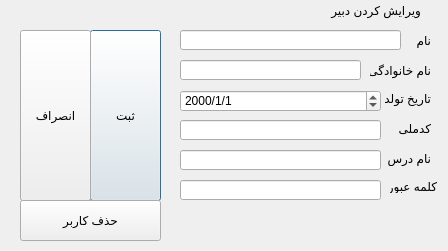
<?xml version="1.0" encoding="UTF-8"?>
<ui version="4.0">
 <class>Dialog</class>
 <widget class="QDialog" name="Dialog">
  <property name="geometry">
   <rect>
    <x>0</x>
    <y>0</y>
    <width>448</width>
    <height>251</height>
   </rect>
  </property>
  <property name="windowTitle">
   <string>Dialog</string>
  </property>
  <widget class="QLabel" name="label_4">
   <property name="geometry">
    <rect>
     <x>380</x>
     <y>150</y>
     <width>51</width>
     <height>16</height>
    </rect>
   </property>
   <property name="text">
    <string>نام درس</string>
   </property>
  </widget>
  <widget class="QLabel" name="label_6">
   <property name="geometry">
    <rect>
     <x>380</x>
     <y>90</y>
     <width>51</width>
     <height>16</height>
    </rect>
   </property>
   <property name="text">
    <string>تاریخ تولد</string>
   </property>
  </widget>
  <widget class="QLabel" name="label">
   <property name="geometry">
    <rect>
     <x>300</x>
     <y>0</y>
     <width>121</width>
     <height>20</height>
    </rect>
   </property>
   <property name="text">
    <string>ویرایش کردن دبیر</string>
   </property>
  </widget>
  <widget class="QLineEdit" name="family">
   <property name="geometry">
    <rect>
     <x>180</x>
     <y>60</y>
     <width>181</width>
     <height>20</height>
    </rect>
   </property>
   <property name="text">
    <string/>
   </property>
  </widget>
  <widget class="QPushButton" name="submit">
   <property name="geometry">
    <rect>
     <x>90</x>
     <y>30</y>
     <width>71</width>
     <height>171</height>
    </rect>
   </property>
   <property name="text">
    <string>ثبت</string>
   </property>
  </widget>
  <widget class="QLineEdit" name="name">
   <property name="geometry">
    <rect>
     <x>180</x>
     <y>30</y>
     <width>221</width>
     <height>20</height>
    </rect>
   </property>
   <property name="text">
    <string/>
   </property>
  </widget>
  <widget class="QPushButton" name="back">
   <property name="geometry">
    <rect>
     <x>20</x>
     <y>30</y>
     <width>71</width>
     <height>171</height>
    </rect>
   </property>
   <property name="text">
    <string>انصراف</string>
   </property>
  </widget>
  <widget class="QLabel" name="label_5">
   <property name="geometry">
    <rect>
     <x>390</x>
     <y>120</y>
     <width>41</width>
     <height>16</height>
    </rect>
   </property>
   <property name="text">
    <string>کدملی</string>
   </property>
  </widget>
  <widget class="QLineEdit" name="code">
   <property name="geometry">
    <rect>
     <x>180</x>
     <y>120</y>
     <width>201</width>
     <height>20</height>
    </rect>
   </property>
   <property name="text">
    <string/>
   </property>
  </widget>
  <widget class="QLabel" name="label_3">
   <property name="geometry">
    <rect>
     <x>370</x>
     <y>60</y>
     <width>61</width>
     <height>20</height>
    </rect>
   </property>
   <property name="text">
    <string>نام خانوادگی</string>
   </property>
  </widget>
  <widget class="QLineEdit" name="course">
   <property name="geometry">
    <rect>
     <x>180</x>
     <y>150</y>
     <width>201</width>
     <height>20</height>
    </rect>
   </property>
   <property name="text">
    <string/>
   </property>
  </widget>
  <widget class="QLabel" name="label_2">
   <property name="geometry">
    <rect>
     <x>410</x>
     <y>30</y>
     <width>21</width>
     <height>20</height>
    </rect>
   </property>
   <property name="text">
    <string>نام</string>
   </property>
  </widget>
  <widget class="QDateEdit" name="date">
   <property name="geometry">
    <rect>
     <x>180</x>
     <y>90</y>
     <width>201</width>
     <height>22</height>
    </rect>
   </property>
   <property name="alignment">
    <set>Qt::AlignLeading|Qt::AlignLeft|Qt::AlignVCenter</set>
   </property>
   <property name="displayFormat">
    <string>yyyy/M/d</string>
   </property>
  </widget>
  <widget class="QLineEdit" name="password">
   <property name="geometry">
    <rect>
     <x>180</x>
     <y>180</y>
     <width>201</width>
     <height>20</height>
    </rect>
   </property>
   <property name="text">
    <string/>
   </property>
  </widget>
  <widget class="QLabel" name="label_7">
   <property name="geometry">
    <rect>
     <x>390</x>
     <y>180</y>
     <width>47</width>
     <height>13</height>
    </rect>
   </property>
   <property name="text">
    <string>کلمه عبور</string>
   </property>
  </widget>
  <widget class="QPushButton" name="rem">
   <property name="geometry">
    <rect>
     <x>20</x>
     <y>200</y>
     <width>141</width>
     <height>41</height>
    </rect>
   </property>
   <property name="text">
    <string>حذف کاربر</string>
   </property>
  </widget>
 </widget>
 <resources/>
 <connections/>
</ui>
